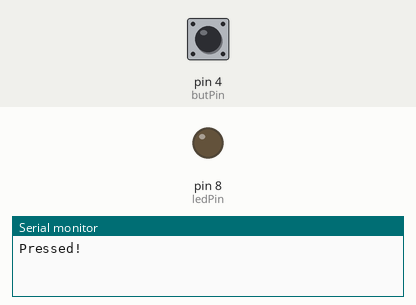
This sketch was run on a simulated Arduino Uno, built with avr-gcc and run on an emulated ATmega328P. Shown: output pins drawn as LEDs (lit = HIGH), the last lines printed to the serial monitor. The test bench sets the inputs (shaded band); at power-on: pin 4 (butPin) LOW.

Above: at 1.2 s.
1.3 s: pin 4 (butPin) pulled HIGH for 0.15 s
At 2.5 s:
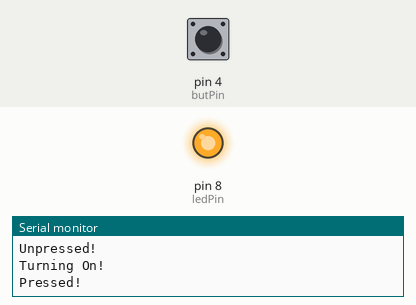
2.9 s: pin 4 (butPin) pulled HIGH for 1 s
At 3.9 s:
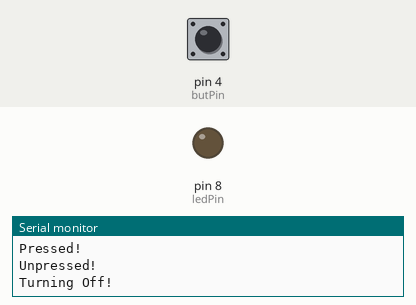
5.4 s: pin 4 (butPin) pulled HIGH for 3.2 s
At 5.8 s:
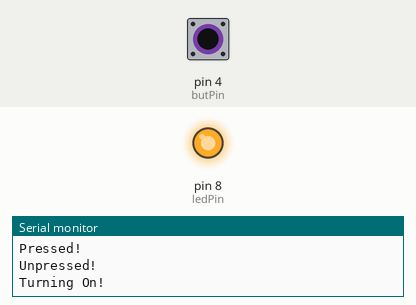
Timing chart, 0 to 8.4 s (numbered marks = the images above; inputs shaded):
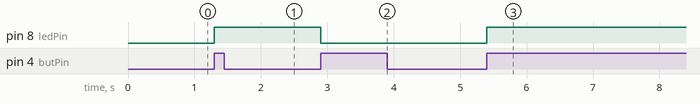

The sketch:

27-Push-Button.ino
```cpp
/**
 * Homework 27 - Push Buttons as a Switch

  How to use a push button to switch between states and stay in that state.

 */

  int ledPin = 8;
  int butPin = 4;
  bool curState;
  bool prevState = 1;

  bool ledState = false;

  int dT = 10;

void setup() {
  Serial.begin(9600);
  pinMode(ledPin, OUTPUT);
  pinMode(butPin, INPUT);
}

void loop() {
  curState = digitalRead(butPin);
  //When a change of states occurs
  if(prevState != curState){
    //While the button has not resturned to its first state, the up position it will wait
    Serial.println("Pressed!");
    while(!curState){
      curState = digitalRead(butPin);
    }
    Serial.println("Unpressed!");
    //If the light is off, turn it on
    if(!ledState){
      digitalWrite(ledPin,HIGH);
      ledState = true;
      Serial.println("Turning On!");
    } else if(ledState){
      digitalWrite(ledPin,LOW);
      ledState = false;
      Serial.println("Turning Off!");
    }
  }

  prevState = curState;
  delay(dT);
}
```

Measured:
- after the input at 1.3 s, pin 8 (ledPin): LOW → HIGH at once
- after the input at 2.9 s, pin 8 (ledPin): HIGH → LOW at once
- after the input at 5.4 s, pin 8 (ledPin): LOW → HIGH at once
